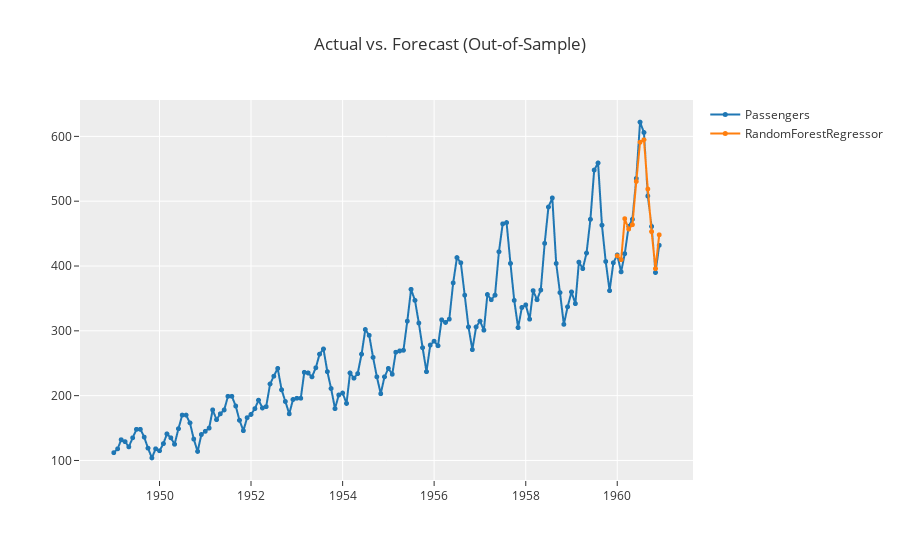

The notebook cell this image was saved under:
### Code cell
exp.plot_model(tuned_rf, plot = 'forecast', data_kwargs={'fh':12})

### Figure 1 — Plotly figure (JSON) as saved in the notebook; plotly's stock layout.template omitted (floating-point values rounded to 4 significant figures; data arrays with more than 128 entries replaced by an {"elided": "..."} marker saying what was removed)
{"data": [{"line": {"color": "rgb(31, 119, 180)", "width": 2}, "marker": {"color": "rgb(31, 119, 180)", "size": 5}, "mode": "lines+markers", "name": "Passengers", "type": "scattergl", "x": {"elided": "144 str values"}, "xaxis": "x", "y": {"elided": "144 int values"}, "yaxis": "y"}, {"line": {"color": "rgb(255, 127, 14)", "width": 2}, "marker": {"color": "rgb(255, 127, 14)", "size": 5}, "mode": "lines+markers", "name": "RandomForestRegressor", "type": "scattergl", "x": {"elided": "144 str values"}, "xaxis": "x", "y": {"elided": "144 float values"}, "yaxis": "y"}], "layout": {"showlegend": true, "title": {"text": "Actual vs. Forecast (Out-of-Sample)"}, "xaxis": {"anchor": "y", "domain": [0, 1]}, "yaxis": {"anchor": "x", "domain": [0, 1]}}}
